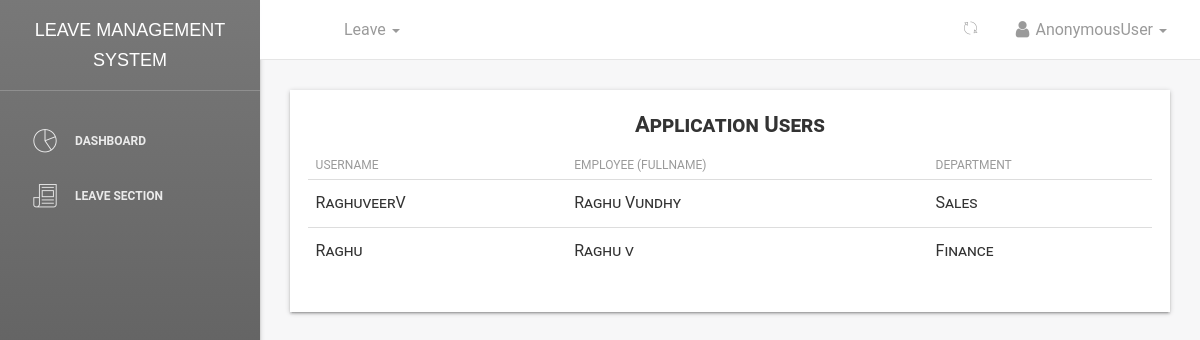
Page /accounts/users/all on the earlier database version.
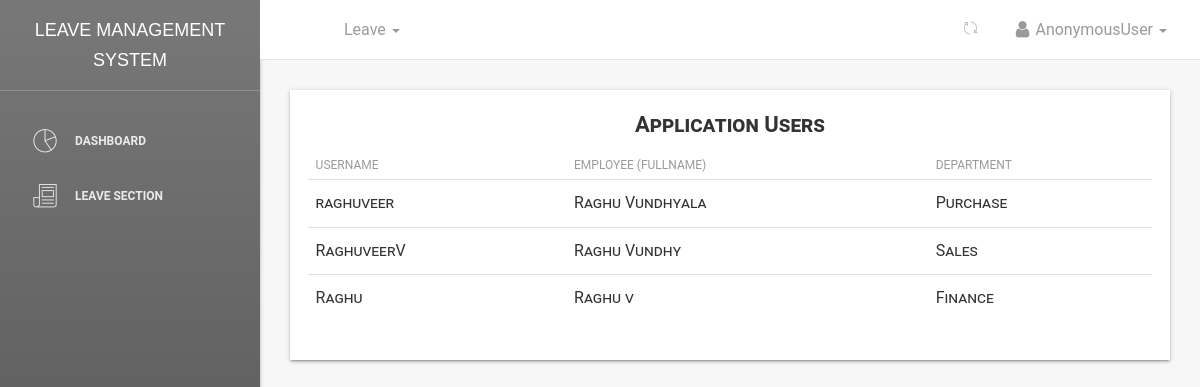
Same page on the later database version.
### employee/models.py (models this page shows, shortened)
class Employee(models.Model):
    MALE = 'male'
    FEMALE = 'female'
    OTHER = 'other'
    NOT_KNOWN = 'Not Known'
    GENDER = (
        (MALE, 'Male'),
        (FEMALE, 'Female'),
        (OTHER, 'Other'),
        (NOT_KNOWN, 'Not Known'),
    )
    MR = 'Mr'
    MRS = 'Mrs'
    MSS = 'Mss'
    DR = 'Dr'
    SIR = 'Sir'
    MADAM = 'Madam'
    TITLE = (
        (MR, 'Mr'),
        (MRS, 'Mrs'),
        (MSS, 'Mss'),
        (DR, 'Dr'),
        (SIR, 'Sir'),
        (MADAM, 'Madam'),
    )
    FULL_TIME = 'Full-Time'
    PART_TIME = 'Part-Time'
    CONTRACT = 'Contract'
    INTERN = 'Intern'
    EMPLOYEETYPE = (
        (FULL_TIME, 'Full-Time'),
        (PART_TIME, 'Part-Time'),
        (CONTRACT, 'Contract'),
        (INTERN, 'Intern'),
    )
    user = models.ForeignKey(User, on_delete=models.CASCADE, default=1)
    firstname = models.CharField(_('Firstname'), max_length=125, null=False, blank=False)
    lastname = models.CharField(_('Lastname'), max_length=125, null=False, blank=False)
    othername = models.CharField(_('Othername (optional)'), max_length=125, null=True, blank=True)
    birthday = models.DateField(_('Birthday'), blank=False, null=False)
    department = models.ForeignKey(Department, verbose_name=_('Department'), on_delete=models.SET_NULL, null=True,
                                   default=None)
    role = models.ForeignKey(Role, verbose_name=_('Role'), on_delete=models.SET_NULL, null=True, default=None)
    startdate = models.DateField(_('Employement Date'), help_text='date of employement', blank=False, null=True)
    employeetype = models.CharField(_('Employee Type'), max_length=15, default=FULL_TIME, choices=EMPLOYEETYPE,
                                    blank=False, null=True)
    employeeid = models.CharField(_('Employee ID Number'), max_length=10, null=True, blank=True)
    Unpaid = models.PositiveIntegerField(verbose_name=_('Unpaid Leave'), default=5,
                                         null=True,
                                         blank=True)
    Paid = models.PositiveIntegerField(verbose_name=_('Paid Leave'), default=15,
                                       null=True,
                                       blank=True)
    email = models.CharField(_('Email'), max_length=50, null=False, blank=False)
    is_blocked = models.BooleanField(_('Is Blocked'), help_text='button to toggle employee block and unblock',
                                     default=False)
    is_deleted = models.BooleanField(_('Is Deleted'), help_text='button to toggle employee deleted and undelete',
                                     default=False)
    created = models.DateTimeField(verbose_name=_('Created'), auto_now_add=True, null=True)
    updated = models.DateTimeField(verbose_name=_('Updated'), auto_now=True, null=True)
    objects = EmployeeManager()
    class Meta:
        verbose_name = _('Employee')
        verbose_name_plural = _('Employees')
        ordering = ['-created']
    @property
    def get_full_name(self):
        fullname = ''
        firstname = self.firstname
        lastname = self.lastname
        othername = self.othername
        if (firstname and lastname) or othername is None:
            fullname = firstname + ' ' + lastname
            return fullname
        elif othername:
            fullname = firstname + ' ' + lastname + ' ' + othername
            return fullname
        return

class Department(models.Model):
    name = models.CharField(max_length=125)
    description = models.CharField(max_length=125, null=True, blank=True)
    created = models.DateTimeField(verbose_name=_('Created'), auto_now_add=True)
    updated = models.DateTimeField(verbose_name=_('Updated'), auto_now=True)
    class Meta:
        verbose_name = _('Department')
        verbose_name_plural = _('Departments')
        ordering = ['name', 'created']
    def __str__(self):
        return self.name

### accounts/views.py (the view)
# urls.py: path('users/all', views.users_list, name='users'),
def users_list(request):
    employees = Employee.objects.all()
    return render(request, 'accounts/users_table.html', {'employees': employees, 'title': 'Employee List'})

### employee/managers.py (called while the page is built)
    def get_queryset(self):
        return super().get_queryset().filter(is_deleted=False)

### templates/accounts/users_table.html (shortened to what this page needs)
{% extends '_layout.html' %}
 {% block navheader %}
 	{% include 'includes/navheader_employee_app.html' %}
 {% endblock %}
 {% block content %}
        <section class="content">
            <section class="container-fluid">
                	<div class="table-shadow">
                		<div class="text-center table-description">
                			<h4 class="title-h3">Application Users</h4>
                		</div>
                		<table class="table">
							  <thead>
							    <tr>
							      <th scope="col">Username</th>
							      <th scope="col">Employee (fullname) </th>
							      <th scope="col">Department</th>
							    </tr>
							  </thead>
							  <tbody>
							  	{% for emp in employees %}
							  	<tr>
								      <td>{{emp.user.username}}</td>
								      <td>{{ emp.get_full_name }}</td>
								      <td>{{ emp.department }}</td>
							  </tr>
							   {% endfor %}
							  </tbody>
						</table>
					</div>
            </section>
        </section>
 {% endblock %}

Differences in the rows shown:
added Employee: user.username "raghuveer", get_full_name "Raghu Vundhyala", department "Purchase"
